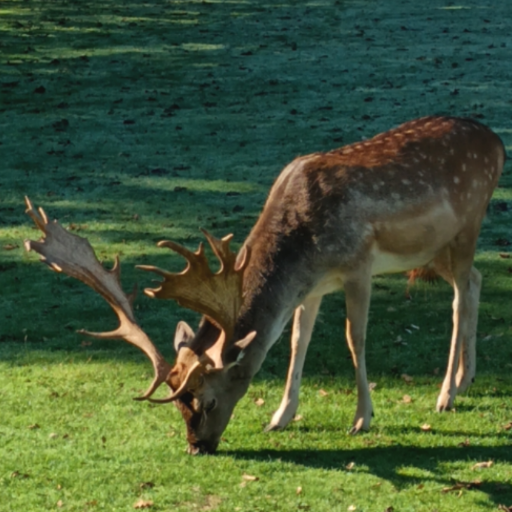
#> input picture codes/lab3/deer.512.512.png, 512 x 512 px
$ python 3.6.rot_np_transpose.py deer.512.512.png
#> lines starting #> are read from the running program, lines starting #| are printed output that depends on the picture; long printed decimals are rounded
import cv2
import numpy as np
import sys
import time
import os
# -----------------------------
# 1. Check arguments
# -----------------------------
if len(sys.argv) != 2:
    print("Usage: python rotate_image_perf.py input_image")
    sys.exit(1)
input_filename = sys.argv[1]
name, ext = os.path.splitext(input_filename)
output_filename = name + "_rotated" + ext
# -----------------------------
# 2. Read RGB image
# -----------------------------
image = cv2.imread(input_filename, cv2.IMREAD_COLOR)
#> image is the input picture: shape (512, 512, 3); mean B, G, R 55, 86.3, 66.4
if image is None:
    print("Error: Could not read image:", input_filename)
    sys.exit(1)
H, W, C = image.shape
#> H = 512; W = 512; C = 3
print(f"Image size: {H} x {W} x {C}")
#| Image size: 512 x 512 x 3
# Convert to float32 to simulate floating-point operations
image_f = image.astype(np.float32)
# -----------------------------
# 3. Rotate image (vectorized)
# -----------------------------
start = time.perf_counter()
# Rotate 90° clockwise: transpose + reverse rows
rotated = np.transpose(image_f, (1, 0, 2))[:, ::-1, :]
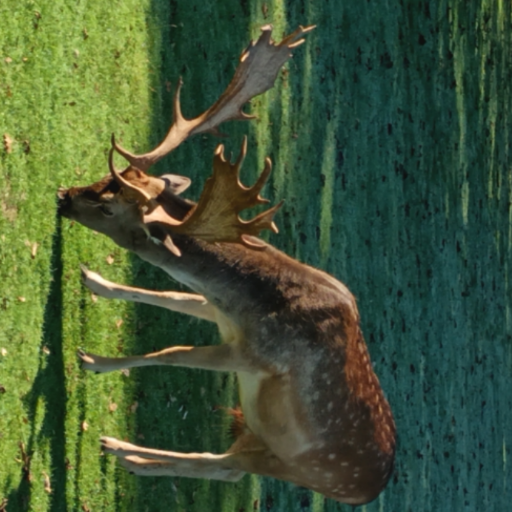
#> rotated: shape (512, 512, 3) float32; mean B, G, R 55, 86.3, 66.4
end = time.perf_counter()
elapsed = end - start
print(f"Rotation execution time: {elapsed:.6f} seconds")
# -----------------------------
# 4. GFLOPS estimation
# -----------------------------
# Count each pixel move as 1 operation
num_elements = H * W * C
#> num_elements = 786432
# Transpose + row flip ≈ 2 operations per element
flops = num_elements * 2
#> flops = 1572864
gflops = flops / elapsed / 1e9
#> gflops = 0.0147
print(f"Estimated performance: {gflops:.6f} GFLOPS")
#| Estimated performance: 0.01468 GFLOPS
# -----------------------------
# 5. Memory bandwidth estimation
# -----------------------------
# Read original image + write rotated image, float32 = 4 bytes per channel
bytes_moved = num_elements * 2 * 4  # read + write
#> bytes_moved = 6291456
bandwidth = bytes_moved / elapsed / 1e9
#> bandwidth = 0.0587
print(f"Estimated memory bandwidth: {bandwidth:.2f} GB/s")
#| Estimated memory bandwidth: 0.06 GB/s
# -----------------------------
# 6. Save rotated image
# -----------------------------
# Convert back to uint8 for saving
cv2.imwrite(output_filename, np.clip(rotated, 0, 255).astype(np.uint8))
print("Rotated image saved as:", output_filename)
